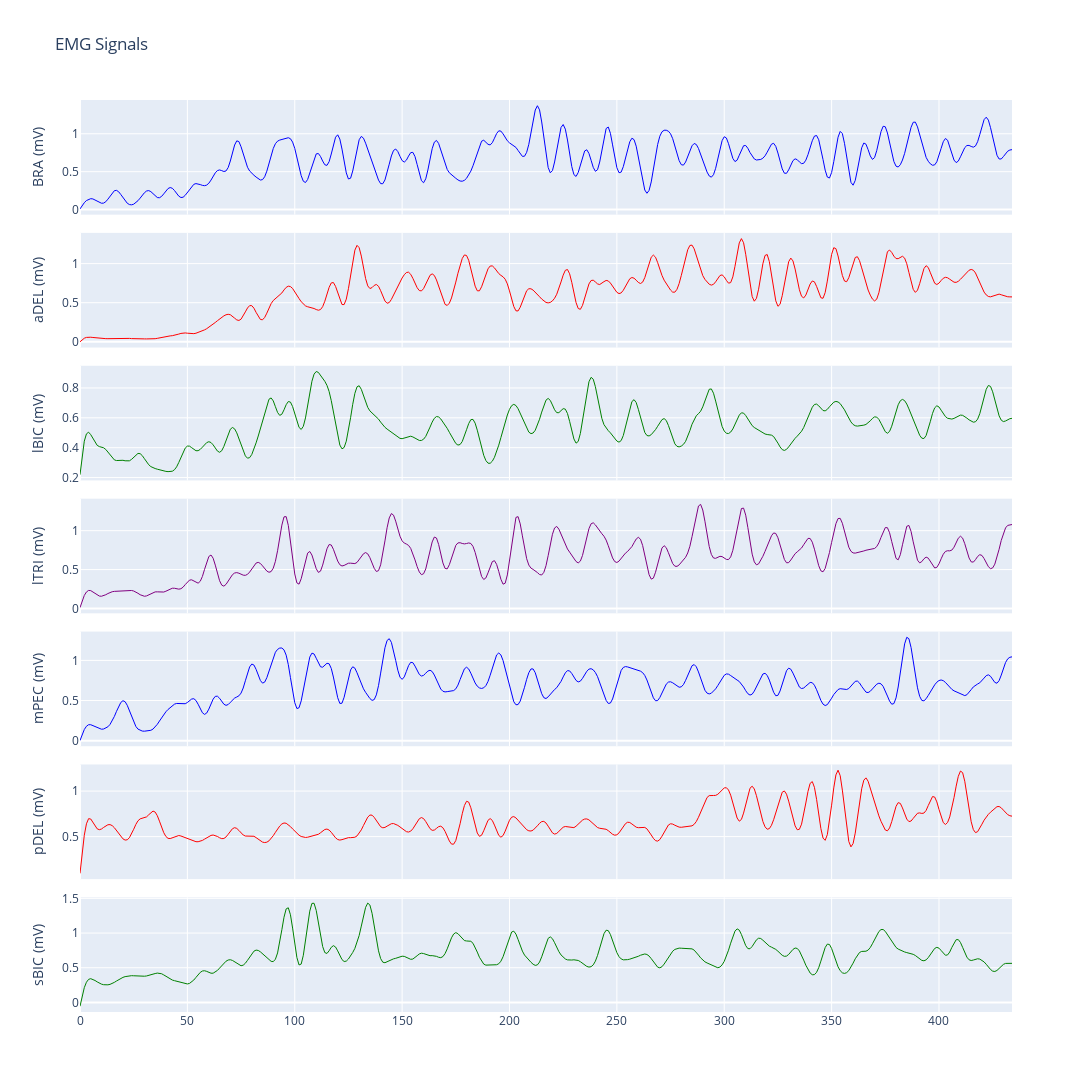

Source (notebook cell):
### Code cell
df = df_list[0]
plot_signals(df[(df["repetition"]==0) & (df["direction"]==0)][muscle_fields])

### Figure 1 — Plotly figure (JSON) as saved in the notebook; plotly's stock layout.template omitted (floating-point values rounded to 4 significant figures; data arrays with more than 128 entries replaced by an {"elided": "..."} marker saying what was removed)
{"data": [{"line": {"color": "blue", "width": 1}, "type": "scatter", "x": {"elided": "435 int values"}, "xaxis": "x", "y": {"elided": "435 float values"}, "yaxis": "y"}, {"line": {"color": "red", "width": 1}, "type": "scatter", "x": {"elided": "435 int values"}, "xaxis": "x2", "y": {"elided": "435 float values"}, "yaxis": "y2"}, {"line": {"color": "green", "width": 1}, "type": "scatter", "x": {"elided": "435 int values"}, "xaxis": "x3", "y": {"elided": "435 float values"}, "yaxis": "y3"}, {"line": {"color": "purple", "width": 1}, "type": "scatter", "x": {"elided": "435 int values"}, "xaxis": "x4", "y": {"elided": "435 float values"}, "yaxis": "y4"}, {"line": {"color": "blue", "width": 1}, "type": "scatter", "x": {"elided": "435 int values"}, "xaxis": "x5", "y": {"elided": "435 float values"}, "yaxis": "y5"}, {"line": {"color": "red", "width": 1}, "type": "scatter", "x": {"elided": "435 int values"}, "xaxis": "x6", "y": {"elided": "435 float values"}, "yaxis": "y6"}, {"line": {"color": "green", "width": 1}, "type": "scatter", "x": {"elided": "435 int values"}, "xaxis": "x7", "y": {"elided": "435 float values"}, "yaxis": "y7"}], "layout": {"height": 1100, "showlegend": false, "title": {"text": "EMG Signals"}, "width": 1200, "xaxis": {"anchor": "y", "domain": [0, 1], "matches": "x7", "showticklabels": false}, "xaxis2": {"anchor": "y2", "domain": [0, 1], "matches": "x7", "showticklabels": false}, "xaxis3": {"anchor": "y3", "domain": [0, 1], "matches": "x7", "showticklabels": false}, "xaxis4": {"anchor": "y4", "domain": [0, 1], "matches": "x7", "showticklabels": false}, "xaxis5": {"anchor": "y5", "domain": [0, 1], "matches": "x7", "showticklabels": false}, "xaxis6": {"anchor": "y6", "domain": [0, 1], "matches": "x7", "showticklabels": false}, "xaxis7": {"anchor": "y7", "domain": [0, 1]}, "yaxis": {"anchor": "x", "domain": [0.8743, 1], "title": {"text": "BRA (mV)"}}, "yaxis2": {"anchor": "x2", "domain": [0.7286, 0.8543], "title": {"text": "aDEL (mV)"}}, "yaxis3": {"anchor": "x3", "domain": [0.5829, 0.7086], "title": {"text": "lBIC (mV)"}}, "yaxis4": {"anchor": "x4", "domain": [0.4371, 0.5629], "title": {"text": "lTRI (mV)"}}, "yaxis5": {"anchor": "x5", "domain": [0.2914, 0.4171], "title": {"text": "mPEC (mV)"}}, "yaxis6": {"anchor": "x6", "domain": [0.1457, 0.2714], "title": {"text": "pDEL (mV)"}}, "yaxis7": {"anchor": "x7", "domain": [0, 0.1257], "title": {"text": "sBIC (mV)"}}}}
